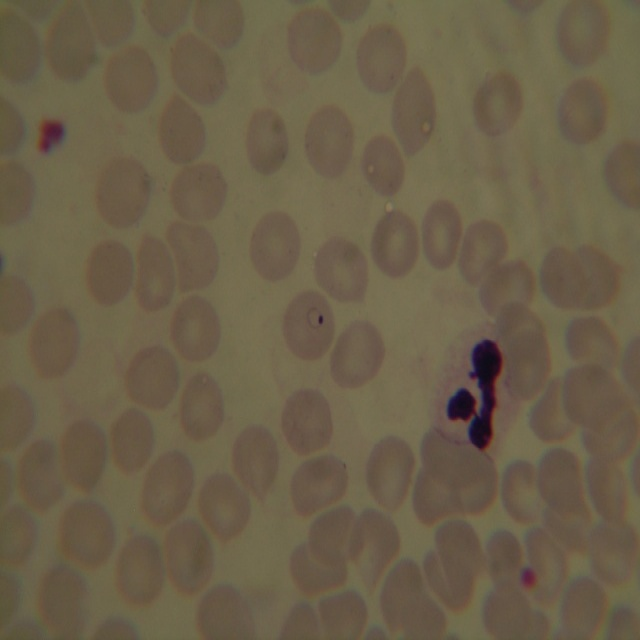
#> input picture samples/yolo/blood_smear_1.JPG, 640 x 640 px
$ python -i cell_lib_unet_validation.py   (imports and definitions only)   (older library calls are emulated)
#> lines starting #> are read from the running program, lines starting #| are printed output that depends on the picture; after the words box and inside, x2 and y2 are one past the last pixel; in counts of white or black regions, pixels touching at a corner belong together
#!/usr/bin/env python
# coding: utf-8

# In[ ]:


import numpy as np
import matplotlib.pyplot as plt
from skimage import data
from skimage import filters
from skimage import exposure
import cv2
from math import pi, ceil, floor, cos, sin
import os
import time
from ipynb.fs.full.unet_mask import *

plt.rcParams["figure.figsize"] = (10, 10)
# kill axis in rcParams
# [3 lines not run here, left out]

#PATH = "./PHOTOS_MALARIA_VHIR_UPC/fotos_2015_12_01/P_falciparum/Trofozoits/DSCN0083.JPG"
#PATH = "./samples/normal/blood_smear_2.JPG"
PATH = "./samples/normal/blood_smear_1.JPG"
#PATH = "./samples/aglomerado/blood_smear_14.JPG"
RESULT_PATH = "./samples/myresults/"
#PATH = "DSCN4223.JPG"

CELL_POINT_SIZE = 8
CELL_COLOR      = (255,60,0)
INTERNAL_COLOR  = (215,215,20)
EXTERNAL_COLOR  = (255, 255, 255)


# # General functions

# In[ ]:


# [41 lines left out: function save_results, not called in this run]

#save_results("b","teste1",1,2,3,'5.5s')


# In[ ]:


def get_image(path=PATH, mode=0, size=(640,480), show=False):
    img = cv2.imread(path,mode)
    if mode == 1:
        img = cv2.cvtColor(img, cv2.COLOR_BGR2RGB)

    if img is None:
        print("Não foi possível abrir a imagem:", path)
    res = cv2.resize(img,size)

    if show:
        plt.figure(figsize=(10,10))
        plt.imshow(res)
        plt.show()
    return res


def apply_blur(img, k=9):
    return cv2.GaussianBlur(img,(k,k),0)

def otsu(img,block=81,offset=0.3):
    return cv2.adaptiveThreshold(img,255,cv2.ADAPTIVE_THRESH_MEAN_C, cv2.THRESH_BINARY_INV,block,offset)

def adaptative_thresh(img,block=121,offset=0):
    return cv2.adaptiveThreshold(img,255,cv2.ADAPTIVE_THRESH_MEAN_C, cv2.THRESH_BINARY_INV,block,offset)

def fill_holes(img):
    contours, hierarchy = cv2.findContours(img, cv2.RETR_TREE, cv2.CHAIN_APPROX_SIMPLE)
    thresh_filled = np.zeros((img.shape[0], img.shape[1]), dtype=np.uint8)
    color = 255
    for i in range(len(contours)):
        cv2.drawContours(thresh_filled, contours, i, color, -1, cv2.LINE_8, hierarchy, 0)
    return thresh_filled

def connected_components(thresh):
    output = cv2.connectedComponentsWithStats(thresh, 4, cv2.CV_32S)
    (numLabels, labels, stats, centroids) = output

    if (np.max(labels) == 0):
        divider = 1
    else:
        divider = np.max(labels)

    # Map component labels to hue val, 0-179 is the hue range in OpenCV
    label_hue = np.uint8(179*labels/divider)
    blank_ch = 255*np.ones_like(label_hue)
    labeled_img = cv2.merge([label_hue, blank_ch, blank_ch])

    # Converting cvt to BGR
    labeled_img = cv2.cvtColor(labeled_img, cv2.COLOR_HSV2BGR)

    # set bg label to black
    labeled_img[label_hue==0] = 0

    labeled_img_rgb = cv2.cvtColor(labeled_img, cv2.COLOR_BGR2RGB)
    return labeled_img_rgb, numLabels, labels, stats, centroids


def erode(src,size):
    element = cv2.getStructuringElement(cv2.MORPH_ELLIPSE, (2 * size + 1, 2 * size + 1),
                                       (size, size))
    return cv2.erode(src, element)

def dilate(src,size):
    element = cv2.getStructuringElement(cv2.MORPH_ELLIPSE, (2 * size + 1, 2 * size + 1),
                                       (size, size))
    return cv2.dilate(src, element)

def get_principal_components(img):
    # Connected components with stats.
    nb_components, output, stats, centroids = cv2.connectedComponentsWithStats(img, connectivity=4)

    max_label, max_size = max([(i, stats[i, cv2.CC_STAT_AREA]) for i in range(1, nb_components)], key=lambda x: x[1])

    img2 = np.zeros(output.shape, dtype='uint8')
    img2[output == max_label] = 255
    return img2

# [34 lines left out: functions get_principal_component_RGB, color_average, hsv_average, color_distance, not called in this run]


# In[ ]:


MIN_CELL_AREA = 500
MAX_CELL_AREA = 2700#2300
MIN_VALUE_TO_VALIDATE_CELL = 50

# [16 lines left out: function thresh_is_valid, not called in this run]


# [17 lines of commented-out code are left out]

# [1 line that did not run here, left out]
def validation_mask(img):
    mask = unet.predict(img)
    return mask


# [9 lines left out: function cut_circle, not called in this run]


def mark_cells(img, mask, components = None, validation_step = True, estimate = True):

    thresh_validation = validation_mask(img)
    #plt.imshow(thresh_validation)
    #plt.show()

    groupColor = 45

    #font = img.copy()
    if components == None:
        labeled_img_rgb, numLabels, labels, stats, centroids = connected_components(mask)
        #o primeiro componente é o fundo, deve ser ignorado sempre
        start = 1
    else:
        labeled_img_rgb, numLabels, labels, stats, centroids = components

        start = 0

    cellsCount = 0

    for i in range(start, numLabels):
        # extract the connected component statistics and centroid for
        # the current label
        x = stats[i, cv2.CC_STAT_LEFT]
        y = stats[i, cv2.CC_STAT_TOP]
        w = stats[i, cv2.CC_STAT_WIDTH]
        h = stats[i, cv2.CC_STAT_HEIGHT]
        #get area
        area = stats[i, cv2.CC_STAT_AREA]
        (cX, cY) = centroids[i]

        #print(minArea, area, maxArea) minArea=MIN_CELL_AREA, maxArea=MAX_CELL_AREA
        if MIN_CELL_AREA < area < MAX_CELL_AREA or estimate == False:
            cellsCount += 1

            #print(cellsCount,end=" ")

            if validation_step and thresh_is_valid(thresh_validation,x,y,w,h) == False:
                continue

            pos = (int(cX), int(cY))

            cv2.circle(img, pos, CELL_POINT_SIZE, (0,0,0), -1)
            cv2.circle(img, pos, CELL_POINT_SIZE-1, CELL_COLOR, -1)
            cv2.putText(img, str(cellsCount), (int(cX), int(cY)+CELL_POINT_SIZE+10), cv2.FONT_HERSHEY_SIMPLEX,
                        .4, (0,0,0),       1, cv2.LINE_AA)


        if MAX_CELL_AREA < area and estimate == True:

            if validation_step and thresh_is_valid(thresh_validation,x,y,w,h) == False:
                continue

            groupColor += 5

            #estima quantas celulas no grupo
            est = ceil(area/MAX_CELL_AREA)

            #imprime os marcadores de celulas dentro dos grupos
            #em colunas
            if w > 220:
                cols = 8
                margin = 40
            elif w > 120:
                cols = 6
                margin = 20
            else:
                cols = 3
                margin = 10
            xCell = x + margin
            yCell = y + 40
            for i in range(1,est+1):
                cv2.circle(img, (xCell, yCell), CELL_POINT_SIZE-1, (groupColor,0,groupColor), -1)
                xCell += CELL_POINT_SIZE + 10

                if i % cols == 0:
                    xCell = x + margin
                    yCell += CELL_POINT_SIZE + 10

            #imprime a id das celulas do grupo
            txt = "("+(",".join([str(q) for q in range(cellsCount+1,cellsCount+est+1,1)]))+")"

            cv2.putText(img, txt, (x+margin-10, y+20), cv2.FONT_HERSHEY_SIMPLEX,
                        .4, (0,0,0),       1, cv2.LINE_AA)
            cellsCount += est

            cv2.rectangle(img, (x,y), (x+w,y+h), (groupColor+2,0,groupColor+2), 2)


    return img, cellsCount

def break_big_groups(mask,_erode=15,_dilate=11):

    labeled_img_rgb, numLabels, labels, stats, centroids = connected_components(mask)


    for i in range(1, numLabels):
        x = stats[i, cv2.CC_STAT_LEFT]
        y = stats[i, cv2.CC_STAT_TOP]
        w = stats[i, cv2.CC_STAT_WIDTH]
        h = stats[i, cv2.CC_STAT_HEIGHT]
        area = stats[i, cv2.CC_STAT_AREA]
        (cX, cY) = centroids[i]

        cutY = y - 1 if y > 0 else y
        cutX = x - 1 if x > 0 else x
        cutXW = x+w+1
        cutYH = y+h+1

        cut = mask[cutY:cutYH, cutX:cutXW]
        cut = cut.copy()

        if MAX_CELL_AREA < area:
            cut_bk = cut.copy()
            cut = get_principal_components(cut)

            #remove the group from original image
            cell_on_original_size = np.zeros( mask.shape ,dtype='uint8')
            cell_on_original_size[cutY:cutYH, cutX:cutXW] = cut
            mask[ cell_on_original_size == 255 ] = 0

            #work on group
            #cut = cv2.erode(cut, kernel, iterations=1)
            cut = erode(cut,_erode)
            cut = dilate(cut,_dilate)

            #return the eroded and marked group to original image
            cell_on_original_size = np.zeros( mask.shape ,dtype='uint8')
            cell_on_original_size[cutY:cutYH, cutX:cutXW] = cut
            mask += cell_on_original_size

    return mask


# # Colors functions

# In[ ]:


def random_color():
    color = tuple(np.random.randint(1,256, size=3))
    if (color[0] < 100 and color[1] < 100 and color[2] < 100):
        return random_color()
    elif (color[0] > 230 and color[1] > 230 and color[2] > 230):
        return random_color()
    else:
        return (int(color[0]),int(color[1]),int(color[2]))


def list_colors(img):
    shape = img.shape
    if (len(shape) == 2):
        img = cv2.cvtColor(img,cv2.COLOR_GRAY2RGB)

    reshapedImg = img.reshape(1,shape[0]*shape[1],3)[0]
    colors = np.unique(reshapedImg, axis=0)
    colors = np.delete(colors,0,axis=0)
    return colors


def shuffle_colors(img):

    if len(img.shape) == 2:
        img = cv2.merge([img,img,img])

    colors = list_colors(img)
    labeled_img_rgb3 = img.copy()

    for color in colors:
        newColor = random_color()

        red, green, blue = labeled_img_rgb3.T
        selected_color = (red == color[0]) & (green == color[1]) & (blue == color[2])
        labeled_img_rgb3[selected_color.T] = newColor
    return labeled_img_rgb3


def colorize(img):
    labeled_rgb, numLabels, labels, stats, centroids = connected_components(img)
    return shuffle_colors(labeled_rgb)

def equalize_color_image(img):
    hist,bins = np.histogram(img.flatten(),256,[0,256])
    cdf = hist.cumsum()
    cdf_normalized = cdf * float(hist.max()) / cdf.max()
    cdf_m = np.ma.masked_equal(cdf,0)
    cdf_m = (cdf_m - cdf_m.min())*255/(cdf_m.max()-cdf_m.min())
    cdf = np.ma.filled(cdf_m,0).astype('uint8')
    return cdf[img]


# # Parasites functions

# In[ ]:


def hsv_par_mask(img):

    #range 1
    from_color=(95,40,0)
    to_color=(180,255,255)
    hsv = cv2.cvtColor(img, cv2.COLOR_RGB2HSV)
    mask = cv2.inRange(hsv, from_color, to_color)

    # [13 lines of commented-out code are left out]
    mask_dilated = mask.copy()
    #erode
    kernel = np.ones((3, 3), np.uint8)
    mask_dilated = cv2.erode(mask_dilated, kernel)
    #dilate
    kernel = np.ones((15, 15), np.uint8)
    mask_dilated = cv2.dilate(mask_dilated, kernel)

    return mask, mask_dilated


# [14 lines left out: functions gs_parasite_mask, remove_parasites, not called in this run]

MIN_PARASITE_AREA = 20


# [146 lines left out: functions mark_parasites, otsu_method, not called in this run]


# [32 lines not run here, left out]


# # HSV

# In[ ]:


def cellHSVMask(img, from_color=(0,170,0),to_color=(20,255,220)):
#def cellHSVMask(img, from_color=(0,80,0),to_color=(20,255,255)):
    img = equalize_color_image(img)

    img_yuv = cv2.cvtColor(img, cv2.COLOR_BGR2YUV)
    img_yuv[:,:,0] = cv2.equalizeHist(img_yuv[:,:,0])
    img = cv2.cvtColor(img_yuv, cv2.COLOR_YUV2BGR)

    hsv = cv2.cvtColor(img, cv2.COLOR_RGB2HSV)
    mask = cv2.inRange(hsv, from_color, to_color)
    return mask

# [21 lines of commented-out code are left out]


# [69 lines left out: function mergeCellsParts, not called in this run]


def hsv_method(path, use_median_filter=True):

    start = time.time()

    #read in grayscale
    imgGS = get_image(path=path)
    #read in colors
    img = get_image(path=path,mode=1)
#> call 2 of get_image, with path = '../samples/yolo/blood_smear_1.JPG', mode = 1, size = (640, 480), show = False
#> in get_image, img is the input picture: shape (640, 640, 3); mean B, G, R 72.9, 95.4, 107.5
#> in get_image (call 2), `res = cv2.resize(img,size)`:
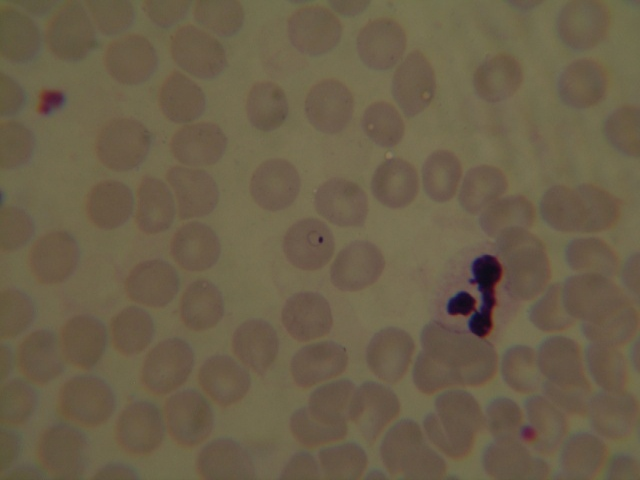
#> res: shape (480, 640, 3); mean R, G, B 107.6, 95.5, 73

    #otsu adaptative
    cell_mask = cellHSVMask(img)
#> in equalize_color_image, `hist,bins = np.histogram(img.flatten(),256,[0,256])`: hist = 256 values, max 28756 at index 105, min 0 at index 0, mean 3600; bins = 257 values from 0 to 256
#> in equalize_color_image, `cdf = hist.cumsum()`: cdf = 256 values from 0 to 921600
#> in equalize_color_image, `cdf_normalized = cdf * float(hist.max()) / cdf.max()`: cdf_normalized = 256 values from 0 to 28756
#> in equalize_color_image, `cdf = np.ma.filled(cdf_m,0).astype('uint8')`: cdf = 256 values from 0 to 255

    #hsv parasite mask
    par_mask, par_mask_dilated = hsv_par_mask(img)
    cell_mask_bk = cell_mask.copy()

    if use_median_filter:
        name = "HSV"
        method_ext = "_hsv"
        #cell_mask = seletiveMedianFilter(cell_mask,3)
        cell_mask = cv2.medianBlur(cell_mask, 3)
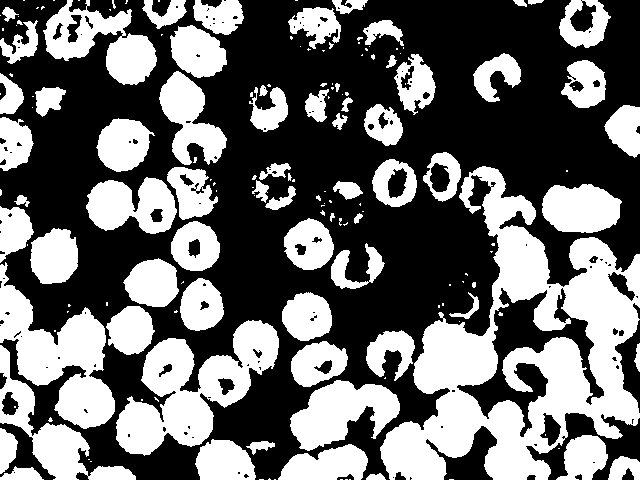
#> cell_mask: shape (480, 640); 41.9% white; 166 white regions (97 under 20 px)
        #fill holes
        cell_mask = fill_holes(cell_mask)
#> in fill_holes, `contours, hierarchy = cv2.findContours(img, cv2.RETR_TREE, cv2.CHAIN_A..`: contours = 288 contours, 189 with area under 20; largest, box (x1, y1, x2, y2) and area: (380, 166, 640, 480) 39886, (116, 320, 279, 456) 10088, (0, 262, 115, 429) 8014, (456, 287, 605, 438) 6630, (43, 0, 157, 85) 4660
        #break gorup of cells
        cell_mask = break_big_groups(cell_mask)
#> in connected_components, `(numLabels, labels, stats, centroids) = output`:
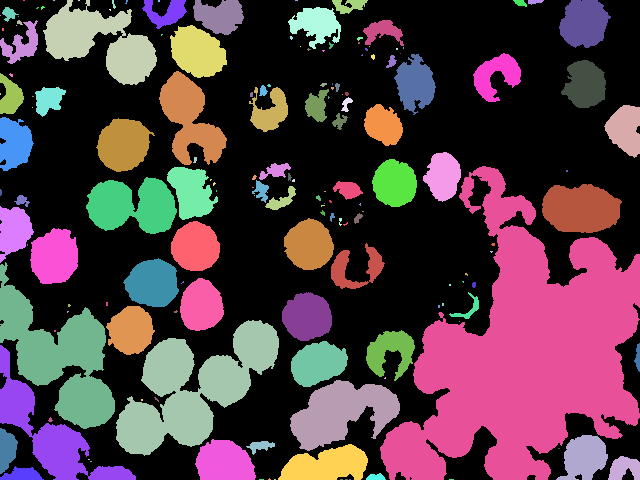
#> labels: shape (480, 640) int32; 161 distinct labels, from 0 to 160; one colour per label, 0 black
#> in connected_components, `(numLabels, labels, stats, centroids) = output`: numLabels = 161; stats = 161 rows, first 6: [0, 0, 640, 480, 167750], [23, 0, 2, 1, 2], [53, 0, 2, 1, 2], [43, 0, 114, 85, 4887], [78, 0, 2, 1, 2], [112, 0, 4, 9, 19]; centroids = 161 pairs, first value 0 to 637.5, second value 0 to 479
#> in connected_components, `divider = np.max(labels)`: divider = 160
#> in break_big_groups, `labeled_img_rgb, numLabels, labels, stats, centroids = connected_compo..`: numLabels = 161
#> the loop in break_big_groups, `for i in range(1, numLabels):` made 160 passes
#> (x, y, w, h, area, cX, cY, cutY) on passes 7, 9, 11: (142, 0, 45, 29, 679, 165.4, 12.53, 0), (193, 0, 51, 35, 1270, 219.2, 15.7, 0), (332, 0, 36, 14, 299, 348.7, 5.22, 0)
#> pass 3, in get_principal_components, `nb_components, output, stats, centroids = cv2.connectedComponentsWithS..`:
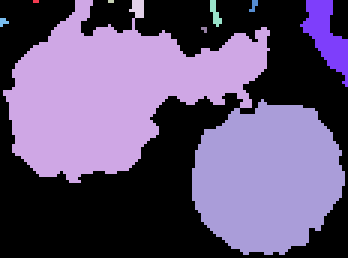
#> output: shape (86, 116) int32 (shown 3 times larger); 11 distinct labels, from 0 to 10; one colour per label, 0 black
    else:
        name = "HSV convex hull"
        method_ext = "_hsv_hull"
        cell_mask = mergeCellsParts(cell_mask)
        cell_mask = erode(cell_mask,3)
        cell_mask = break_big_groups(cell_mask,_erode=5,_dilate=3)

    #colorize the cells
    cell_mask_colored = colorize(cell_mask)
#> in connected_components (call 2), `labeled_img[label_hue==0] = 0`:
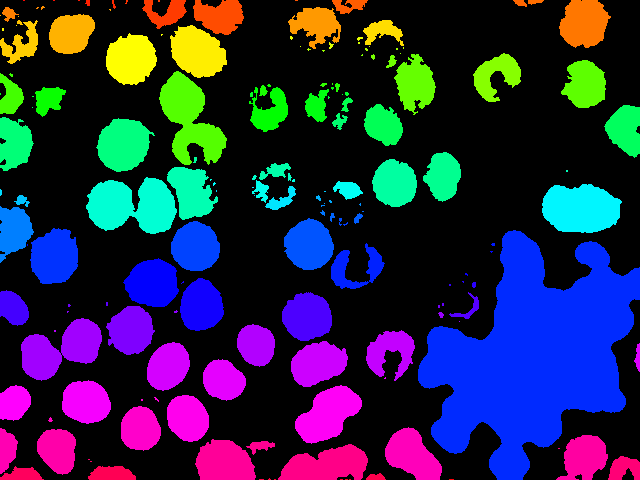
#> labeled_img: shape (480, 640, 3); mean B, G, R 70, 37.6, 37.2
#> the loop in shuffle_colors, `for color in colors:` made 172 passes
#> pass 1, in shuffle_colors, `selected_color = (red == color[0]) & (green == color[1]) & (blue == co..`:
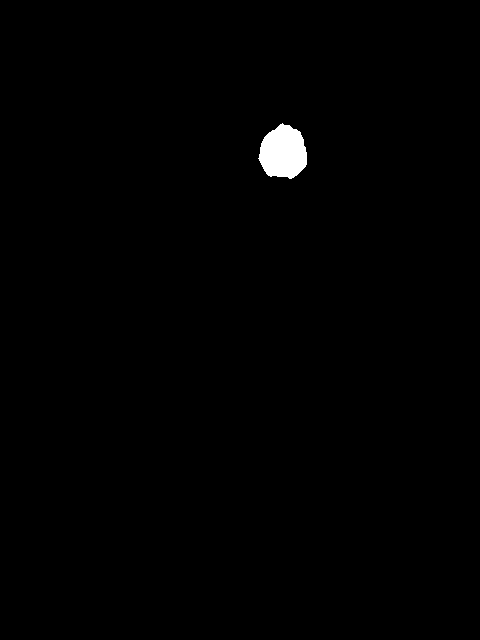
#> selected_color: shape (640, 480) bool; 0.66% white; 1 white region, box (x1, y1, x2, y2) and area: (258, 123, 307, 179) 2014
#> after the loop in shuffle_colors, `for color in colors:`:
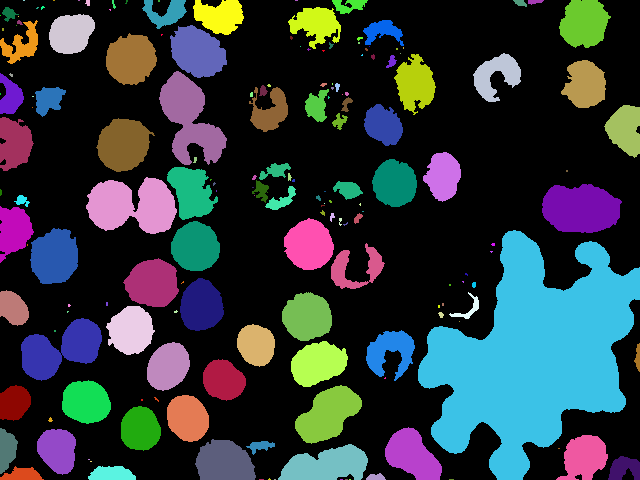
#> labeled_img_rgb3: shape (480, 640, 3); mean R, G, B 45.3, 56.1, 60.7

    #mark
    img, cells = mark_cells(img, cell_mask)
    img, internal, external = mark_parasites(img, par_mask_dilated, cell_mask)

    end = time.time()

    passTime = "%.2fs" % (end-start)
    #save results
    save_results(path,name,cells,internal,external,passTime, img, path, method_ext)

    return (img, cell_mask_colored, cell_mask_bk, cell_mask), (cells,internal,external,passTime)


# [49 lines not run here, left out]


# # Watershed

# In[ ]:


#https://scikit-image.org/docs/stable/auto_examples/segmentation/plot_watershed.html#sphx-glr-auto-examples-segmentation-plot-watershed-py
#https://docs.opencv.org/4.5.3/dd/d49/tutorial_py_contour_features.html

from skimage.feature import peak_local_max
from skimage.segmentation import watershed
from scipy import ndimage
import imutils
from skimage import measure
from skimage.segmentation import random_walker

MAX_CELL_AREA = 2700


# [102 lines left out: functions applyWatershed, watershed_method, not called in this run]

# [17 lines not run here, left out]


# # BoundaryBased
# ## HoughCircles

# In[ ]:


# https://www.programcreek.com/python/example/110725/cv2.pyrMeanShiftFiltering

# [98 lines left out: functions hough_circles, hough_circles_method, not called in this run]

# [18 lines not run here, left out]


# # OTSU + HoughCircles
#
# ## Break big groups  with Hough

# In[ ]:


# [91 lines left out: functions hough_big_groups, otsu_hough_method, not called in this run]


# [13 lines not run here, left out]


# # Union

# In[ ]:


MAX_CELL_AREA = 3700

# [132 lines left out: function union_method, not called in this run]


# [14 lines not run here, left out]

#> (the run stopped early here; a loop or call above may not have finished)
